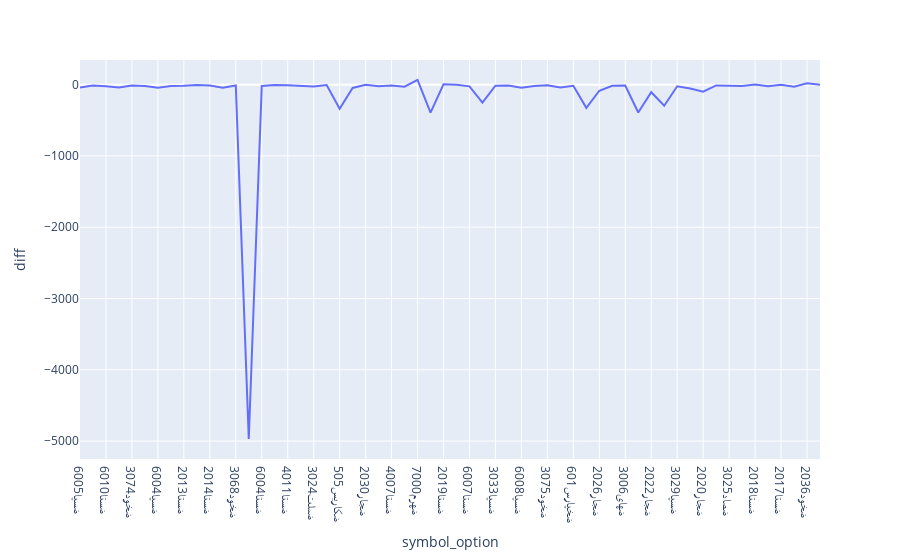

The notebook cell saved with this chart:
### Code cell
px.line(options_selected , x='symbol_option' , y='diff')

### Figure 1 — Plotly figure (JSON) as saved in the notebook; plotly's stock layout.template omitted (floating-point values rounded to 4 significant figures)
{"data": [{"hovertemplate": "symbol_option=%{x}<br>diff=%{y}<extra></extra>", "legendgroup": "", "line": {"color": "#636efa", "dash": "solid"}, "marker": {"symbol": "circle"}, "mode": "lines", "name": "", "orientation": "v", "showlegend": false, "type": "scatter", "x": ["ضسپا6005", "ضخود3072", "ضستا6010", "ضخود5017", "ضخود3074", "ضسپا3025", "ضسپا6004", "ضسپا3030", "ضستا2013", "ضجار2029", "ضستا2014", "ضخود5021", "ضخود3068", "ضسرو1021", "ضستا6004", "ضستا2015", "ضستا4011", "ضصاد3027", "ضملت3024", "ضدی500", "ضکاریس505", "ضسپا6011", "ضجار2030", "ضستا2016", "ضستا4007", "ضجار6000", "ضهرم7000", "ضهرم7008", "ضستا2019", "ضدی215", "ضستا6007", "ضشنا2025", "ضسپا3033", "ضخود3070", "ضسپا6008", "ضملت3020", "ضخود3075", "ضجار2027", "ضخپارس601", "ضروز4010", "ضجار2026", "ضکرمان602", "ضهای3006", "ضجار2025", "ضجار2022", "ضروز4005", "ضسپا3029", "ضهای3000", "ضجار2020", "ضجار2028", "ضصاد3025", "ضسپا3026", "ضستا2018", "ضستا6009", "ضستا2017", "ضخود2034", "ضخود2036", "ضدی203"], "xaxis": "x", "y": [-40.95, -13.45, -22.49, -41.62, -11.98, -19.79, -44.47, -19.7, -14, -3.671, -12, -42.36, -12.26, -4972.0, -18.92, -4, -6.862, -14.51, -26.9, -4.581, -337.1, -46.05, -3.085, -24, -12.03, -29.55, 65.85, -392.3, 5, -1.122, -23.82, -251.0, -13.92, -12.9, -44.24, -20.7, -7.948, -41.28, -16.53, -326.0, -85.74, -16.72, -13.23, -391.1, -106.2, -295.4, -22.78, -54.6, -98.87, -10.81, -12.88, -20.29, 3, -21.56, 0, -30, 20, -0.4832], "yaxis": "y"}], "layout": {"legend": {"tracegroupgap": 0}, "margin": {"t": 60}, "xaxis": {"anchor": "y", "domain": [0, 1], "title": {"text": "symbol_option"}}, "yaxis": {"anchor": "x", "domain": [0, 1], "title": {"text": "diff"}}}}
